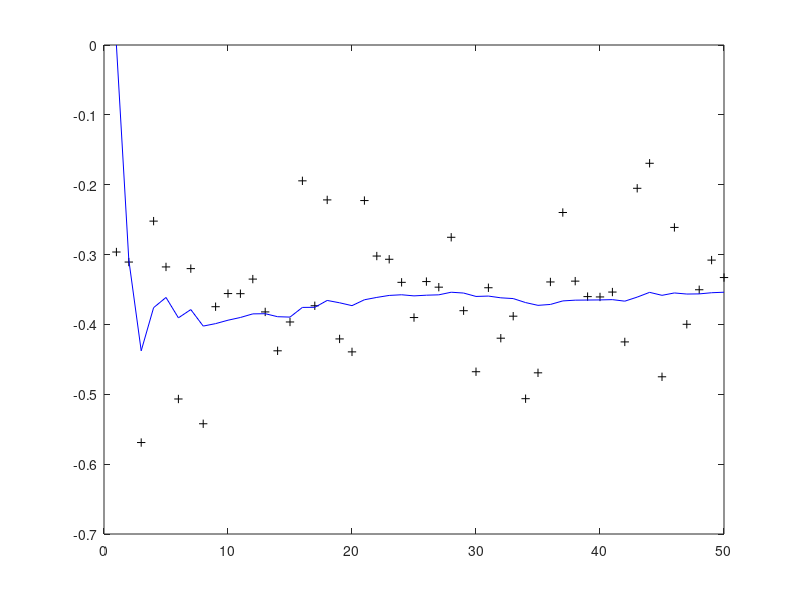

MATLAB code for this plot:
%kalman filter

clear all;
close all;

%initial parameters
n_iter = 50;
sz = [n_iter, 1];
x = -0.37727;
z = x + sqrt(0.01)*randn(sz);

Q = 1e-5;

%allocate space for arrays
xhat = zeros(sz);
P = zeros(sz);
xhatminus = zeros(sz);
Pminus = zeros(sz);
K = zeros(sz);

R = 0.01;

%initial guesses
xhat(1) = 0.0;
P(1) = 1.0;

for k = 2:n_iter
    %time update
    xhatminus(k) = xhat(k-1);
    Pminus(k) = P(k-1) + Q;
    %measument update
    K(k) = Pminus(k)/(Pminus(k)+R);
    xhat(k) = xhatminus(k) + K(k)*(z(k)-xhatminus(k));
    P(k) = (1-K(k))*Pminus(k);
end
figure();
plot(z, 'k+');
hold on;
plot(xhat, 'b-');
hold on;